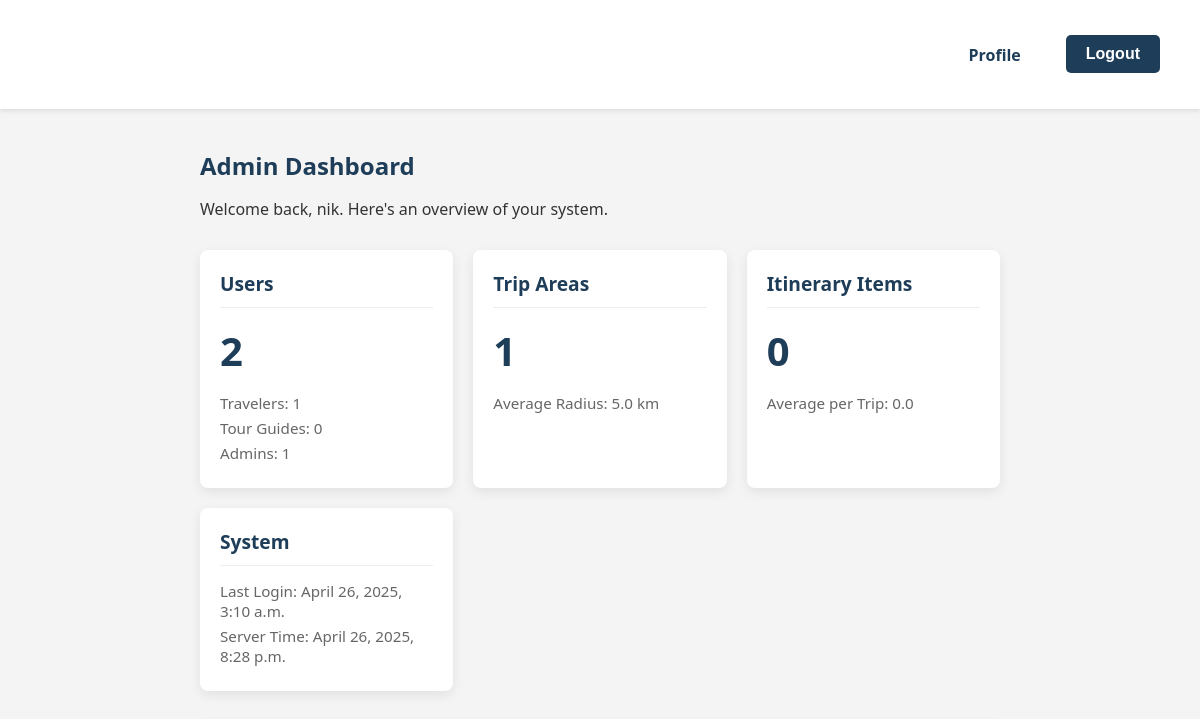
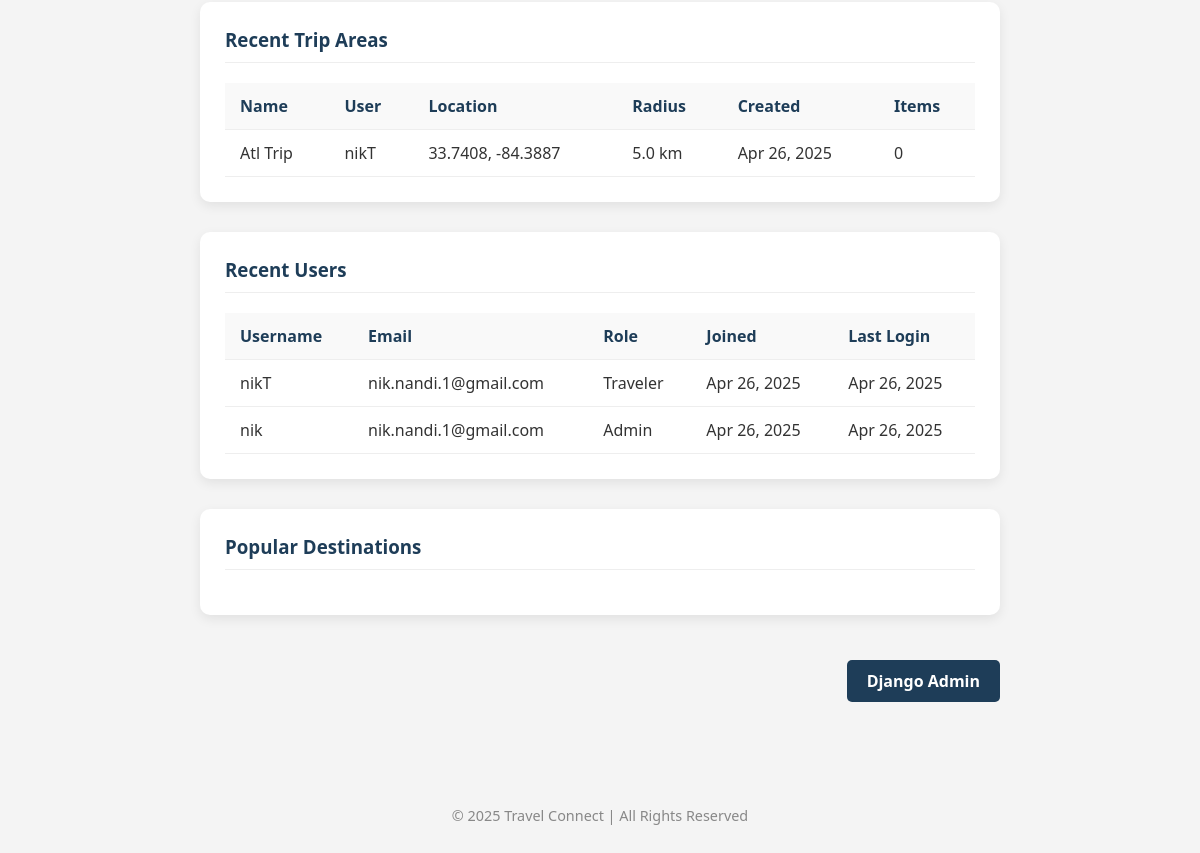
The page /accounts/profile/ (signed in) on the database as committed earlier (2 pictures, top to bottom).
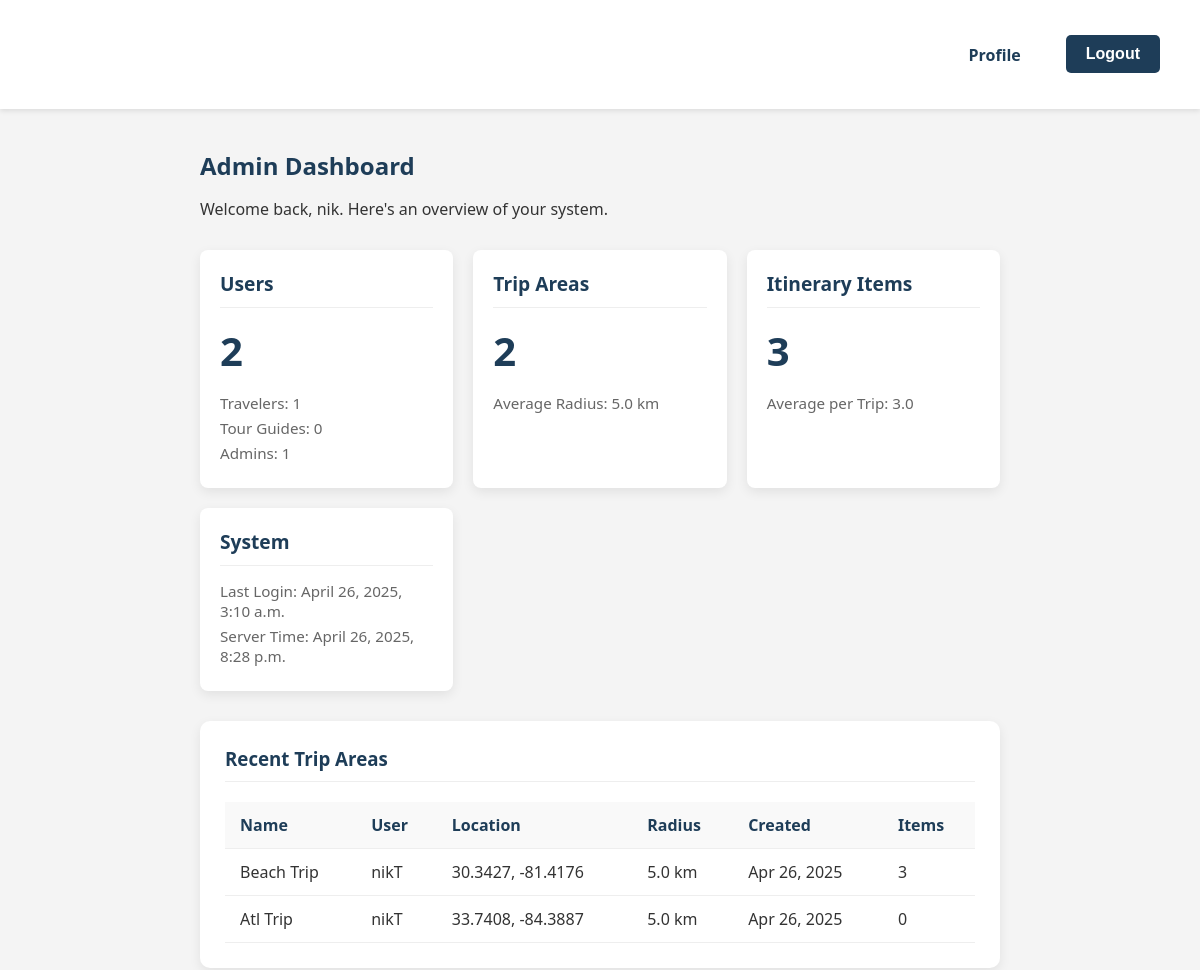
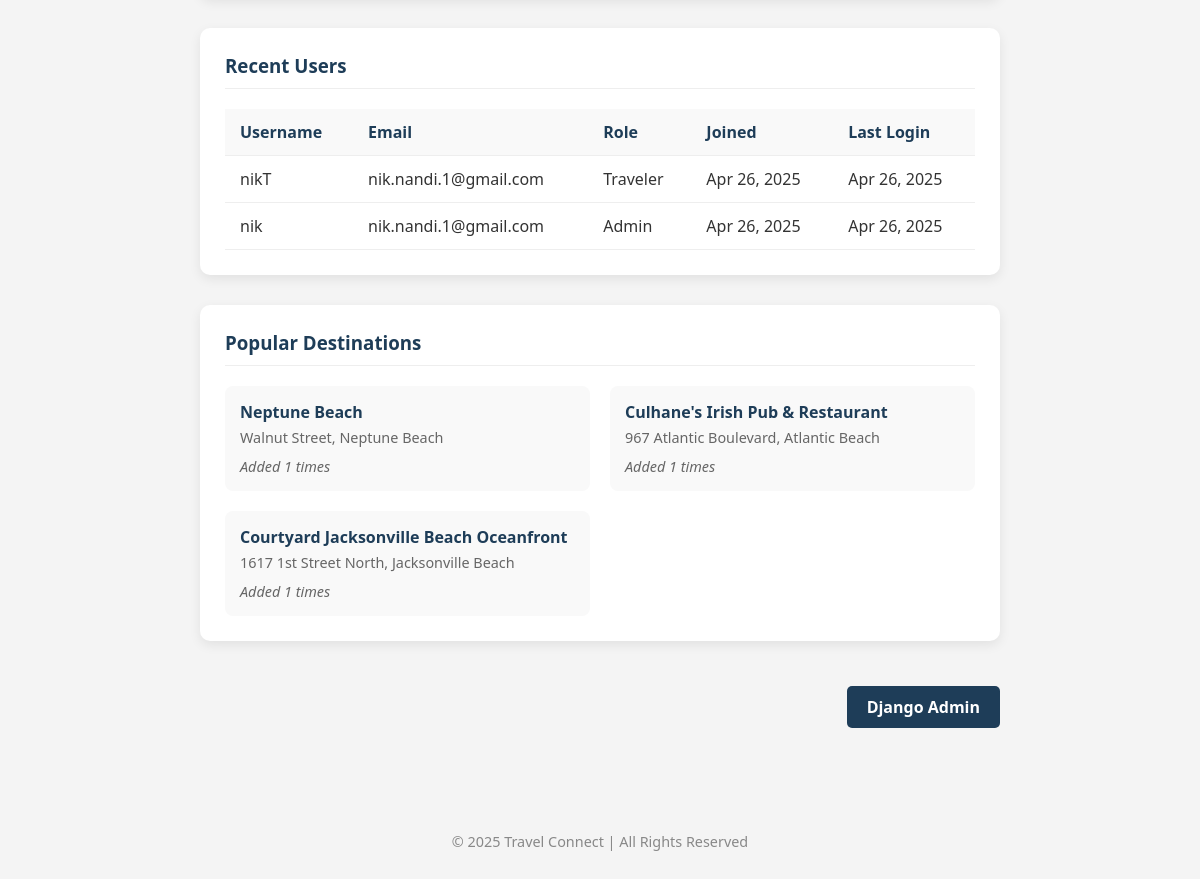
The same page on the database as committed later (2 pictures, top to bottom).
### pages/models.py (models this page shows, shortened)
class TripArea(models.Model):
    user = models.ForeignKey(User, on_delete=models.CASCADE, related_name='trip_areas')
    name = models.CharField(max_length=100)
    description = models.TextField(blank=True)
    latitude = models.FloatField()
    longitude = models.FloatField()
    radius = models.FloatField()  # in kilometers
    created_at = models.DateTimeField(auto_now_add=True)

class User(AbstractUser):
    ROLE_CHOICES = (
        ('traveler', 'Traveler'),
        ('guide', 'Tour Guide'),
        ('admin', 'Admin'),
    )
    role = models.CharField(max_length=20, choices=ROLE_CHOICES, default='traveler')
    def is_admin(self):
        return self.role == 'admin'

class ItineraryItem(models.Model):
    trip_area = models.ForeignKey(TripArea, on_delete=models.CASCADE, related_name='itinerary_items')
    place_id = models.CharField(max_length=255)
    name = models.CharField(max_length=255)
    address = models.CharField(max_length=255)
    photo_reference = models.CharField(max_length=500, null=True, blank=True)
    types = models.CharField(max_length=255, blank=True)
    latitude = models.FloatField()
    longitude = models.FloatField()
    created_at = models.DateTimeField(auto_now_add=True)
    notes = models.TextField(blank=True)
    order = models.IntegerField(default=0)
    class Meta:
        ordering = ['order', 'created_at']

### pages/views.py (the view)
# urls.py: path('accounts/profile/', views.profile_view, name='profile'),
@login_required
def profile_view(request):
    trip_areas = TripArea.objects.filter(user=request.user)
    context = {'trip_areas': trip_areas}
    if request.user.is_admin():
        user_count = User.objects.count()
        traveler_count = User.objects.filter(role='traveler').count()
        guide_count = User.objects.filter(role='guide').count()
        admin_count = User.objects.filter(role='admin').count()
        trip_area_count = TripArea.objects.count()
        avg_radius = TripArea.objects.aggregate(Avg('radius'))['radius__avg'] or 0
        itinerary_count = ItineraryItem.objects.count()
        trip_areas_with_items = TripArea.objects.annotate(item_count=Count('itinerary_items')).filter(item_count__gt=0)
        avg_items_per_trip = trip_areas_with_items.aggregate(Avg('item_count'))['item_count__avg'] or 0
        recent_trip_areas = TripArea.objects.select_related('user').prefetch_related('itinerary_items').order_by('-created_at')[:10]
        recent_users = User.objects.order_by('-date_joined')[:10]
        popular_destinations = (
            ItineraryItem.objects
            .values('place_id', 'name', 'address')
            .annotate(count=Count('place_id'))
            .order_by('-count')[:6]
        )
        context.update({
            'user_count': user_count,
            'traveler_count': traveler_count,
            'guide_count': guide_count,
            'admin_count': admin_count,
            'trip_area_count': trip_area_count,
            'avg_radius': avg_radius,
            'itinerary_count': itinerary_count,
            'avg_items_per_trip': avg_items_per_trip,
            'recent_trip_areas': recent_trip_areas,
            'recent_users': recent_users,
            'popular_destinations': popular_destinations,
        })
    return render(request, 'pages/profile.html', context)

### pages/templates/pages/profile.html (shortened to what this page needs)
{% extends 'pages/base.html' %}
{% block content %}
<div class="profile-container">
    {% if user.is_admin %}
        {% include 'pages/admin_dashboard.html' %}
    {% endif %}
</div>
{% endblock %}

### pages/templates/pages/admin_dashboard.html
<div class="admin-dashboard">
    <div class="admin-header">
        <h2>Admin Dashboard</h2>
        <p>Welcome back, {{ user.username }}. Here's an overview of your system.</p>
    </div>
    <div class="admin-stats-grid">
        <div class="admin-stat-card">
            <h3>Users</h3>
            <div class="stat-number">{{ user_count }}</div>
            <div class="stat-details">
                <div>Travelers: {{ traveler_count }}</div>
                <div>Tour Guides: {{ guide_count }}</div>
                <div>Admins: {{ admin_count }}</div>
            </div>
        </div>
        <div class="admin-stat-card">
            <h3>Trip Areas</h3>
            <div class="stat-number">{{ trip_area_count }}</div>
            <div class="stat-details">
                <div>Average Radius: {{ avg_radius|floatformat:1 }} km</div>
            </div>
        </div>
        <div class="admin-stat-card">
            <h3>Itinerary Items</h3>
            <div class="stat-number">{{ itinerary_count }}</div>
            <div class="stat-details">
                <div>Average per Trip: {{ avg_items_per_trip|floatformat:1 }}</div>
            </div>
        </div>
        <div class="admin-stat-card">
            <h3>System</h3>
            <div class="stat-details">
                <div>Last Login: {{ user.last_login|date:"F j, Y, g:i a" }}</div>
                <div>Server Time: {% now "F j, Y, g:i a" %}</div>
            </div>
        </div>
    </div>
    <div class="admin-section">
        <h3>Recent Trip Areas</h3>
        <table class="admin-table">
            <thead>
                <tr>
                    <th>Name</th>
                    <th>User</th>
                    <th>Location</th>
                    <th>Radius</th>
                    <th>Created</th>
                    <th>Items</th>
                </tr>
            </thead>
            <tbody>
                {% for area in recent_trip_areas %}
                <tr>
                    <td>{{ area.name }}</td>
                    <td>{{ area.user.username }}</td>
                    <td>{{ area.latitude|floatformat:4 }}, {{ area.longitude|floatformat:4 }}</td>
                    <td>{{ area.radius }} km</td>
                    <td>{{ area.created_at|date:"M d, Y" }}</td>
                    <td>{{ area.itinerary_items.count }}</td>
                </tr>
                {% endfor %}
            </tbody>
        </table>
    </div>
    <div class="admin-section">
        <h3>Recent Users</h3>
        <table class="admin-table">
            <thead>
                <tr>
                    <th>Username</th>
                    <th>Email</th>
                    <th>Role</th>
                    <th>Joined</th>
                    <th>Last Login</th>
                </tr>
            </thead>
            <tbody>
                {% for user in recent_users %}
                <tr>
                    <td>{{ user.username }}</td>
                    <td>{{ user.email }}</td>
                    <td>{{ user.get_role_display }}</td>
                    <td>{{ user.date_joined|date:"M d, Y" }}</td>
                    <td>{{ user.last_login|date:"M d, Y" }}</td>
                </tr>
                {% endfor %}
            </tbody>
        </table>
    </div>
    <div class="admin-section">
        <h3>Popular Destinations</h3>
        <div class="popular-destinations">
            {% for item in popular_destinations %}
            <div class="popular-destination-card">
                <h4>{{ item.name }}</h4>
                <p>{{ item.address }}</p>
                <div class="destination-stats">
                    <span>Added {{ item.count }} times</span>
                </div>
            </div>
            {% endfor %}
        </div>
    </div>
    <div class="admin-actions">
        <a href="{% url 'admin:index' %}" class="btn admin-btn">Django Admin</a>
    </div>
</div>

Rows that differ between the two databases and show on the page:
added TripArea: name "Beach Trip", user.username "nikT", latitude "30.3427", longitude "-81.4176", radius "5.0", created_at "Apr 26, 2025", itinerary_items.count "3"
added ItineraryItem: name "Neptune Beach", address "Walnut Street, Neptune Beach", count "1"
added ItineraryItem: name "Culhane's Irish Pub & Restaurant", address "967 Atlantic Boulevard, Atlantic Beach", count "1"
added ItineraryItem: name "Courtyard Jacksonville Beach Oceanfront", address "1617 1st Street North, Jacksonville Beach", count "1"
Other text that changed with them:
{{ trip_area_count }}: "1" → "2"
{{ itinerary_count }}: "0" → "3"
{{ avg_items_per_trip|floatformat:1 }}: "0.0" → "3.0"
